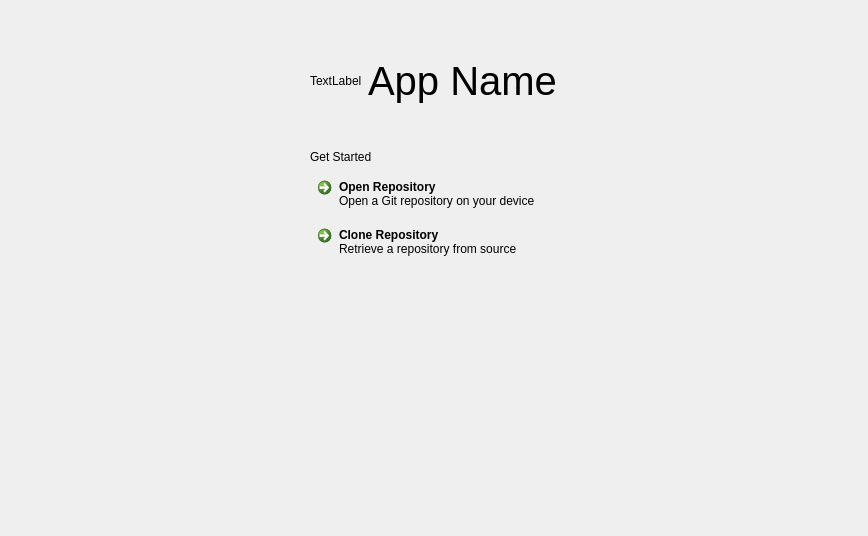
<?xml version="1.0" encoding="UTF-8"?>
<ui version="4.0">
 <class>LandingPage</class>
 <widget class="QWidget" name="LandingPage">
  <property name="geometry">
   <rect>
    <x>0</x>
    <y>0</y>
    <width>868</width>
    <height>536</height>
   </rect>
  </property>
  <property name="windowTitle">
   <string>Form</string>
  </property>
  <layout class="QVBoxLayout" name="verticalLayout">
   <property name="spacing">
    <number>0</number>
   </property>
   <property name="leftMargin">
    <number>0</number>
   </property>
   <property name="topMargin">
    <number>0</number>
   </property>
   <property name="rightMargin">
    <number>0</number>
   </property>
   <property name="bottomMargin">
    <number>0</number>
   </property>
   <item>
    <widget class="QScrollArea" name="scrollArea">
     <property name="frameShape">
      <enum>QFrame::NoFrame</enum>
     </property>
     <property name="widgetResizable">
      <bool>true</bool>
     </property>
     <widget class="QWidget" name="scrollAreaWidgetContents">
      <property name="geometry">
       <rect>
        <x>0</x>
        <y>0</y>
        <width>868</width>
        <height>536</height>
       </rect>
      </property>
      <layout class="QVBoxLayout" name="verticalLayout_3">
       <item alignment="Qt::AlignHCenter">
        <widget class="QWidget" name="containerWidget" native="true">
         <layout class="QVBoxLayout" name="verticalLayout_2">
          <item>
           <spacer name="verticalSpacer_2">
            <property name="orientation">
             <enum>Qt::Vertical</enum>
            </property>
            <property name="sizeType">
             <enum>QSizePolicy::Fixed</enum>
            </property>
            <property name="sizeHint" stdset="0">
             <size>
              <width>20</width>
              <height>40</height>
             </size>
            </property>
           </spacer>
          </item>
          <item alignment="Qt::AlignHCenter">
           <widget class="QWidget" name="widget" native="true">
            <layout class="QHBoxLayout" name="horizontalLayout">
             <property name="leftMargin">
              <number>0</number>
             </property>
             <property name="topMargin">
              <number>0</number>
             </property>
             <property name="rightMargin">
              <number>0</number>
             </property>
             <property name="bottomMargin">
              <number>0</number>
             </property>
             <item>
              <widget class="QLabel" name="appIconLabel">
               <property name="text">
                <string notr="true">TextLabel</string>
               </property>
              </widget>
             </item>
             <item>
              <widget class="QLabel" name="appNameLabel">
               <property name="font">
                <font>
                 <pointsize>30</pointsize>
                </font>
               </property>
               <property name="text">
                <string notr="true">App Name</string>
               </property>
              </widget>
             </item>
            </layout>
           </widget>
          </item>
          <item>
           <spacer name="verticalSpacer_3">
            <property name="orientation">
             <enum>Qt::Vertical</enum>
            </property>
            <property name="sizeType">
             <enum>QSizePolicy::Fixed</enum>
            </property>
            <property name="sizeHint" stdset="0">
             <size>
              <width>20</width>
              <height>40</height>
             </size>
            </property>
           </spacer>
          </item>
          <item>
           <widget class="tSubtitleLabel" name="label">
            <property name="text">
             <string>Get Started</string>
            </property>
           </widget>
          </item>
          <item>
           <layout class="QVBoxLayout" name="verticalLayout_4">
            <property name="spacing">
             <number>0</number>
            </property>
            <property name="leftMargin">
             <number>0</number>
            </property>
            <property name="topMargin">
             <number>0</number>
            </property>
            <property name="rightMargin">
             <number>0</number>
            </property>
            <property name="bottomMargin">
             <number>0</number>
            </property>
            <item>
             <widget class="QCommandLinkButton" name="openRepositoryButton">
              <property name="text">
               <string>Open Repository</string>
              </property>
              <property name="description">
               <string>Open a Git repository on your device</string>
              </property>
             </widget>
            </item>
            <item>
             <widget class="QCommandLinkButton" name="cloneRepositoryButton">
              <property name="text">
               <string>Clone Repository</string>
              </property>
              <property name="description">
               <string>Retrieve a repository from source control</string>
              </property>
             </widget>
            </item>
           </layout>
          </item>
         </layout>
        </widget>
       </item>
       <item>
        <spacer name="verticalSpacer">
         <property name="orientation">
          <enum>Qt::Vertical</enum>
         </property>
         <property name="sizeHint" stdset="0">
          <size>
           <width>20</width>
           <height>40</height>
          </size>
         </property>
        </spacer>
       </item>
      </layout>
     </widget>
    </widget>
   </item>
  </layout>
 </widget>
 <customwidgets>
  <customwidget>
   <class>tSubtitleLabel</class>
   <extends>QLabel</extends>
   <header location="global">tsubtitlelabel.h</header>
  </customwidget>
 </customwidgets>
 <resources/>
 <connections/>
</ui>
